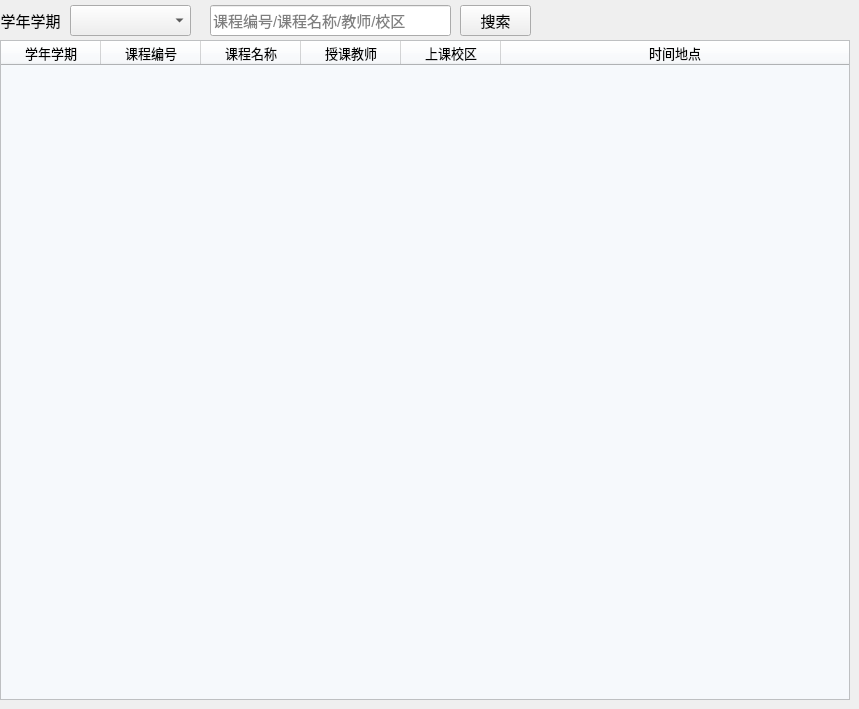
                                        <widget class="QWidget" name="page_Student_Chosen">
                                            <widget class="QTableWidget" name="tableWidget_Chosen">
                                                <property name="geometry">
                                                    <rect>
                                                        <x>0</x>
                                                        <y>40</y>
                                                        <width>850</width>
                                                        <height>660</height>
                                                    </rect>
                                                </property>
                                                <property name="minimumSize">
                                                    <size>
                                                        <width>850</width>
                                                        <height>660</height>
                                                    </size>
                                                </property>
                                                <property name="font">
                                                    <font>
                                                        <pointsize>10</pointsize>
                                                    </font>
                                                </property>
                                                <property name="styleSheet">
                                                    <string notr="true">background-color: rgb(246, 249, 252);</string>
                                                </property>
                                                <property name="editTriggers">
                                                    <set>QAbstractItemView::NoEditTriggers</set>
                                                </property>
                                                <attribute name="horizontalHeaderCascadingSectionResizes">
                                                    <bool>true</bool>
                                                </attribute>
                                                <attribute name="horizontalHeaderShowSortIndicator" stdset="0">
                                                    <bool>true</bool>
                                                </attribute>
                                                <attribute name="horizontalHeaderStretchLastSection">
                                                    <bool>true</bool>
                                                </attribute>
                                                <attribute name="verticalHeaderVisible">
                                                    <bool>false</bool>
                                                </attribute>
                                                <attribute name="verticalHeaderStretchLastSection">
                                                    <bool>false</bool>
                                                </attribute>
                                                <column>
                                                    <property name="text">
                                                        <string>学年学期</string>
                                                    </property>
                                                    <property name="font">
                                                        <font>
                                                            <pointsize>10</pointsize>
                                                        </font>
                                                    </property>
                                                </column>
                                                <column>
                                                    <property name="text">
                                                        <string>课程编号</string>
                                                    </property>
                                                    <property name="font">
                                                        <font>
                                                            <pointsize>10</pointsize>
                                                        </font>
                                                    </property>
                                                </column>
                                                <column>
                                                    <property name="text">
                                                        <string>课程名称</string>
                                                    </property>
                                                    <property name="font">
                                                        <font>
                                                            <pointsize>10</pointsize>
                                                        </font>
                                                    </property>
                                                </column>
                                                <column>
                                                    <property name="text">
                                                        <string>授课教师</string>
                                                    </property>
                                                    <property name="font">
                                                        <font>
                                                            <pointsize>10</pointsize>
                                                        </font>
                                                    </property>
                                                </column>
                                                <column>
                                                    <property name="text">
                                                        <string>上课校区</string>
                                                    </property>
                                                    <property name="font">
                                                        <font>
                                                            <pointsize>10</pointsize>
                                                        </font>
                                                    </property>
                                                </column>
                                                <column>
                                                    <property name="text">
                                                        <string>时间地点</string>
                                                    </property>
                                                    <property name="font">
                                                        <font>
                                                            <pointsize>10</pointsize>
                                                        </font>
                                                    </property>
                                                </column>
                                            </widget>
                                            <widget class="QComboBox" name="comboBox_Chosen_Semester">
                                                <property name="geometry">
                                                    <rect>
                                                        <x>70</x>
                                                        <y>5</y>
                                                        <width>121</width>
                                                        <height>31</height>
                                                    </rect>
                                                </property>
                                            </widget>
                                            <widget class="QLabel" name="label_Chosen_Semester">
                                                <property name="geometry">
                                                    <rect>
                                                        <x>0</x>
                                                        <y>0</y>
                                                        <width>61</width>
                                                        <height>41</height>
                                                    </rect>
                                                </property>
                                                <property name="font">
                                                    <font>
                                                        <pointsize>11</pointsize>
                                                    </font>
                                                </property>
                                                <property name="text">
                                                    <string>学年学期</string>
                                                </property>
                                                <property name="alignment">
                                                    <set>Qt::AlignCenter</set>
                                                </property>
                                            </widget>
                                            <widget class="QLineEdit" name="lineEdit_Chosen_Search">
                                                <property name="geometry">
                                                    <rect>
                                                        <x>210</x>
                                                        <y>5</y>
                                                        <width>241</width>
                                                        <height>31</height>
                                                    </rect>
                                                </property>
                                                <property name="font">
                                                    <font>
                                                        <pointsize>11</pointsize>
                                                    </font>
                                                </property>
                                                <property name="placeholderText">
                                                    <string>课程编号/课程名称/教师/校区</string>
                                                </property>
                                                <property name="clearButtonEnabled">
                                                    <bool>true</bool>
                                                </property>
                                            </widget>
                                            <widget class="QPushButton" name="pushButton_Chosen_Search">
                                                <property name="geometry">
                                                    <rect>
                                                        <x>460</x>
                                                        <y>5</y>
                                                        <width>71</width>
                                                        <height>31</height>
                                                    </rect>
                                                </property>
                                                <property name="font">
                                                    <font>
                                                        <pointsize>11</pointsize>
                                                    </font>
                                                </property>
                                                <property name="styleSheet">
                                                    <string notr="true"/>
                                                </property>
                                                <property name="text">
                                                    <string>搜索</string>
                                                </property>
                                                <property name="checkable">
                                                    <bool>false</bool>
                                                </property>
                                            </widget>
                                        </widget>
